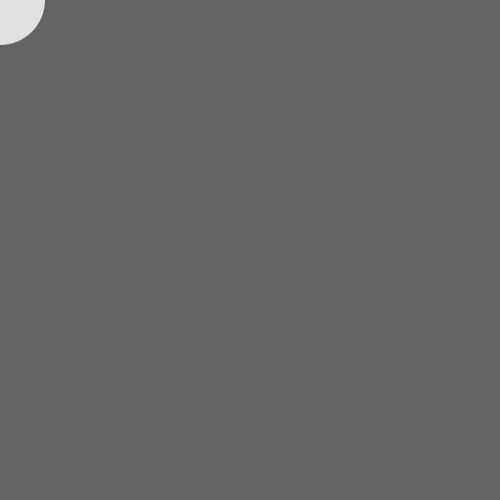
Frame 1 (no input)
Frame 60 (the mouse pressed at the canvas centre just before this capture): identical to frame 1, image omitted
Frame 120 (the mouse held since frame 60 and released just before this capture): identical to frame 1, image omitted

The Processing sketch that drew this single still picture (run headless with seeded random() and noise(); from frame 60 on, the mouse is pressed at the canvas centre):

// Processing sketch: Exercise_26_1
// ── Exercise_26_1.pde
//Min Lee 3331328
/* Animate a shape to react when the mouse is 
pressed and when it is released.

*/

int dragX, dragY, moveX, moveY;

void setup() { 
  size(500, 500); 
  smooth(); 
  noStroke();
}


void draw() {
  background(100);
  fill(225);
  ellipse(dragX, dragY, 90, 90); // Black circle fill(153);
  
}

void mouseDragged() { // Move black circle 
dragX = mouseX;
dragY = mouseY;
}
